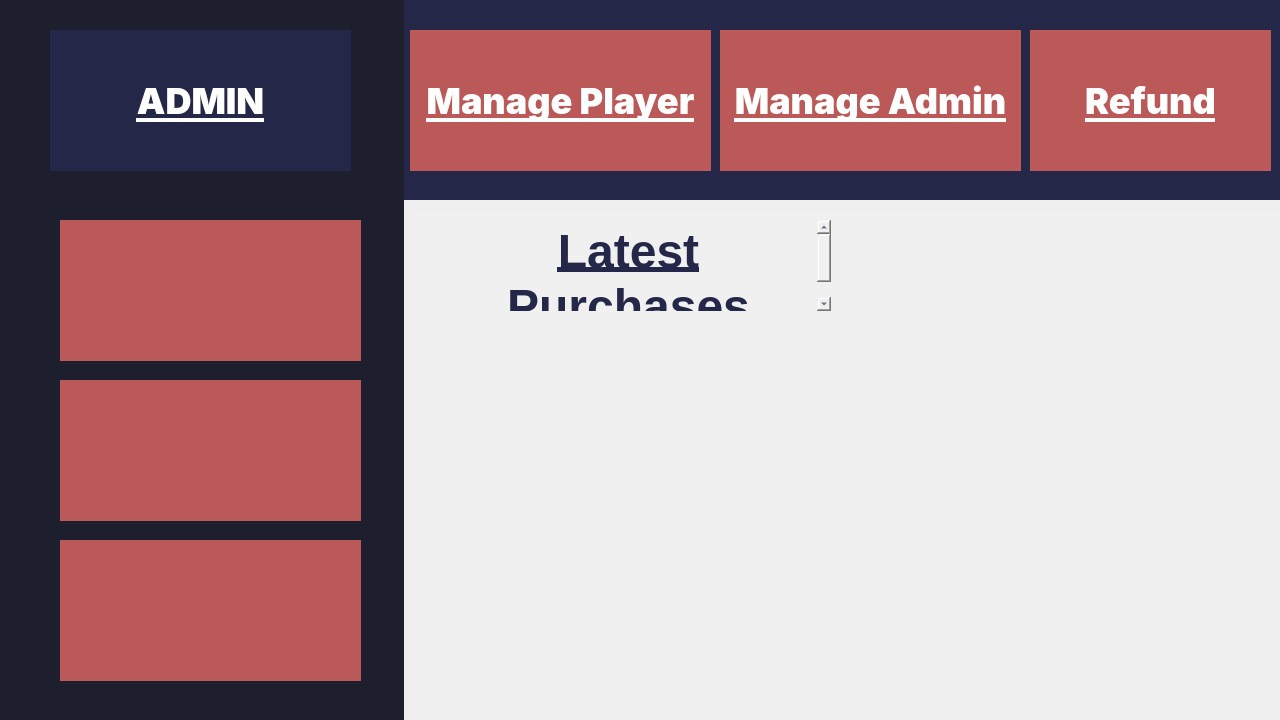
<?xml version="1.0" encoding="UTF-8"?>
<ui version="4.0">
 <class>admin</class>
 <widget class="QDialog" name="admin">
  <property name="geometry">
   <rect>
    <x>0</x>
    <y>0</y>
    <width>1280</width>
    <height>720</height>
   </rect>
  </property>
  <property name="windowTitle">
   <string>Dialog</string>
  </property>
  <widget class="QTextEdit" name="textEdit">
   <property name="geometry">
    <rect>
     <x>50</x>
     <y>30</y>
     <width>271</width>
     <height>121</height>
    </rect>
   </property>
   <property name="styleSheet">
    <string notr="true">
font-family: 'Inter';
font-style: normal;
font-weight: 900;
font-size: 68px;
line-height: 82px;
display: flex;
align-items: center;
text-align: center;
text-decoration-line: underline;
background: #1E1F2E;
color: #FFF;</string>
   </property>
   <property name="html">
    <string>&lt;!DOCTYPE HTML PUBLIC &quot;-//W3C//DTD HTML 4.0//EN&quot; &quot;http://www.w3.org/TR/REC-html40/strict.dtd&quot;&gt;
&lt;html&gt;&lt;head&gt;&lt;meta name=&quot;qrichtext&quot; content=&quot;1&quot; /&gt;&lt;meta charset=&quot;utf-8&quot; /&gt;&lt;style type=&quot;text/css&quot;&gt;
p, li { white-space: pre-wrap; }
hr { height: 1px; border-width: 0; }
li.unchecked::marker { content: &quot;\2610&quot;; }
li.checked::marker { content: &quot;\2612&quot;; }
&lt;/style&gt;&lt;/head&gt;&lt;body style=&quot; font-family:'Inter'; font-size:68px; font-weight:900; font-style:normal;&quot;&gt;
&lt;p style=&quot; margin-top:0px; margin-bottom:0px; margin-left:0px; margin-right:0px; -qt-block-indent:0; text-indent:0px;&quot;&gt;&lt;span style=&quot; font-size:68px; text-decoration: underline;&quot;&gt;ADMIN&lt;/span&gt;&lt;/p&gt;&lt;/body&gt;&lt;/html&gt;</string>
   </property>
  </widget>
  <widget class="QTextEdit" name="textEdit_5">
   <property name="geometry">
    <rect>
     <x>440</x>
     <y>220</y>
     <width>391</width>
     <height>91</height>
    </rect>
   </property>
   <property name="styleSheet">
    <string notr="true">font-family: 'Inter';
font-style: normal;
font-weight: 900;
font-size: 68px;
line-height: 82px;
color: #252748;
border: none;
background: #f0f0f0;</string>
   </property>
   <property name="html">
    <string>&lt;!DOCTYPE HTML PUBLIC &quot;-//W3C//DTD HTML 4.0//EN&quot; &quot;http://www.w3.org/TR/REC-html40/strict.dtd&quot;&gt;
&lt;html&gt;&lt;head&gt;&lt;meta name=&quot;qrichtext&quot; content=&quot;1&quot; /&gt;&lt;meta charset=&quot;utf-8&quot; /&gt;&lt;style type=&quot;text/css&quot;&gt;
p, li { white-space: pre-wrap; }
hr { height: 1px; border-width: 0; }
li.unchecked::marker { content: &quot;\2610&quot;; }
li.checked::marker { content: &quot;\2612&quot;; }
&lt;/style&gt;&lt;/head&gt;&lt;body style=&quot; font-family:'Inter'; font-size:68px; font-weight:900; font-style:normal;&quot;&gt;
&lt;p align=&quot;center&quot; style=&quot; margin-top:0px; margin-bottom:0px; margin-left:0px; margin-right:0px; -qt-block-indent:0; text-indent:0px;&quot;&gt;&lt;span style=&quot; font-family:'Segoe UI'; font-size:36pt; font-weight:700; text-decoration: underline;&quot;&gt;Latest Purchases&lt;/span&gt;&lt;/p&gt;&lt;/body&gt;&lt;/html&gt;</string>
   </property>
  </widget>
  <widget class="QPushButton" name="pushButton_2">
   <property name="geometry">
    <rect>
     <x>720</x>
     <y>30</y>
     <width>301</width>
     <height>141</height>
    </rect>
   </property>
   <property name="font">
    <font>
     <family>Inter</family>
     <pointsize>-1</pointsize>
     <bold>true</bold>
     <underline>true</underline>
    </font>
   </property>
   <property name="styleSheet">
    <string notr="true">
font-family: 'Inter';
font-weight: 900;
font-size: 36px;
line-height: 44px;

color: #FFFFFF;border:none;
background: #BB5858</string>
   </property>
   <property name="text">
    <string>Manage Admin</string>
   </property>
  </widget>
  <widget class="QLabel" name="label_2">
   <property name="geometry">
    <rect>
     <x>404</x>
     <y>0</y>
     <width>876</width>
     <height>200</height>
    </rect>
   </property>
   <property name="styleSheet">
    <string notr="true">position: absolute;
width: 876px;
height: 199px;
left: 404px;
top: 0px;

background: #252748;</string>
   </property>
   <property name="text">
    <string/>
   </property>
  </widget>
  <widget class="QPushButton" name="pushButton_4">
   <property name="geometry">
    <rect>
     <x>50</x>
     <y>30</y>
     <width>301</width>
     <height>141</height>
    </rect>
   </property>
   <property name="font">
    <font>
     <family>Inter</family>
     <pointsize>-1</pointsize>
     <bold>true</bold>
     <underline>true</underline>
    </font>
   </property>
   <property name="styleSheet">
    <string notr="true">
font-family: 'Inter';
font-weight: 900;
font-size: 36px;
line-height: 44px;
border:none;

color: #FFFFFF;
background: #252748;</string>
   </property>
   <property name="text">
    <string>ADMIN</string>
   </property>
  </widget>
  <widget class="QLabel" name="label">
   <property name="geometry">
    <rect>
     <x>0</x>
     <y>0</y>
     <width>404</width>
     <height>720</height>
    </rect>
   </property>
   <property name="styleSheet">
    <string notr="true">
position: absolute;
width: 404px;
height: 720px;
left: 0px;
top: 0px;

background: #1E1F2E;</string>
   </property>
   <property name="text">
    <string/>
   </property>
  </widget>
  <widget class="QLineEdit" name="lineEdit_3">
   <property name="geometry">
    <rect>
     <x>440</x>
     <y>590</y>
     <width>811</width>
     <height>91</height>
    </rect>
   </property>
   <property name="styleSheet">
    <string notr="true">font-family: 'Inter';
font-style: normal;
font-weight: 500;
font-size: 42px;
line-height: 82px;
color: #252748;
border:none;
background: #f0f0f0;</string>
   </property>
  </widget>
  <widget class="QLabel" name="label_3">
   <property name="geometry">
    <rect>
     <x>410</x>
     <y>210</y>
     <width>876</width>
     <height>520</height>
    </rect>
   </property>
   <property name="styleSheet">
    <string notr="true">background: #f0f0f0;</string>
   </property>
   <property name="text">
    <string/>
   </property>
  </widget>
  <widget class="QLineEdit" name="lineEdit_2">
   <property name="geometry">
    <rect>
     <x>440</x>
     <y>480</y>
     <width>811</width>
     <height>91</height>
    </rect>
   </property>
   <property name="styleSheet">
    <string notr="true">font-family: 'Inter';
font-style: normal;
font-weight: 500;
font-size: 42px;
line-height: 82px;
color: #252748;border:none;

background: #f0f0f0;</string>
   </property>
  </widget>
  <widget class="QPushButton" name="pushButton_3">
   <property name="geometry">
    <rect>
     <x>1310</x>
     <y>260</y>
     <width>241</width>
     <height>141</height>
    </rect>
   </property>
   <property name="font">
    <font>
     <family>Inter</family>
     <pointsize>-1</pointsize>
     <bold>true</bold>
     <underline>true</underline>
    </font>
   </property>
   <property name="styleSheet">
    <string notr="true">
font-family: 'Inter';
font-weight: 900;
font-size: 36px;
line-height: 44px;

color: #FFFFFF;
background: #252748;</string>
   </property>
   <property name="text">
    <string>Reports</string>
   </property>
  </widget>
  <widget class="QPushButton" name="pushButton">
   <property name="geometry">
    <rect>
     <x>410</x>
     <y>30</y>
     <width>301</width>
     <height>141</height>
    </rect>
   </property>
   <property name="font">
    <font>
     <family>Inter</family>
     <pointsize>-1</pointsize>
     <bold>true</bold>
     <underline>true</underline>
    </font>
   </property>
   <property name="styleSheet">
    <string notr="true">
font-family: 'Inter';
font-weight: 900;
font-size: 36px;
line-height: 44px;
border:none;

color: #FFFFFF;
background: #BB5858</string>
   </property>
   <property name="text">
    <string>Manage Player</string>
   </property>
  </widget>
  <widget class="QLineEdit" name="lineEdit">
   <property name="geometry">
    <rect>
     <x>440</x>
     <y>370</y>
     <width>811</width>
     <height>91</height>
    </rect>
   </property>
   <property name="styleSheet">
    <string notr="true">font-family: 'Inter';
font-style: normal;
font-weight: 500;
font-size: 42px;
line-height: 82px;
color: #252748;
border:none;
background: #f0f0f0;</string>
   </property>
  </widget>
  <widget class="QPushButton" name="pushButton_5">
   <property name="geometry">
    <rect>
     <x>1030</x>
     <y>30</y>
     <width>241</width>
     <height>141</height>
    </rect>
   </property>
   <property name="font">
    <font>
     <family>Inter</family>
     <pointsize>-1</pointsize>
     <bold>true</bold>
     <underline>true</underline>
    </font>
   </property>
   <property name="styleSheet">
    <string notr="true">
font-family: 'Inter';
font-weight: 900;
font-size: 36px;
line-height: 44px;
border:none;
color: #FFFFFF;
background: #BB5858</string>
   </property>
   <property name="text">
    <string>Refund</string>
   </property>
  </widget>
  <widget class="QLineEdit" name="lineEdit_4">
   <property name="geometry">
    <rect>
     <x>60</x>
     <y>220</y>
     <width>301</width>
     <height>141</height>
    </rect>
   </property>
   <property name="styleSheet">
    <string notr="true">
font-family: 'Inter';
font-weight: 200;
font-size: 25px;
line-height: 44px;
border:none;overflow-wrap: break-word;

color: #FFFFFF;
background: #BB5858</string>
   </property>
  </widget>
  <widget class="QLineEdit" name="lineEdit_5">
   <property name="geometry">
    <rect>
     <x>60</x>
     <y>380</y>
     <width>301</width>
     <height>141</height>
    </rect>
   </property>
   <property name="styleSheet">
    <string notr="true">
font-family: 'Inter';
font-weight: 200;
font-size: 25px;
line-height: 44px;
border:none;overflow-wrap: break-word;

color: #FFFFFF;
background: #BB5858</string>
   </property>
  </widget>
  <widget class="QLineEdit" name="lineEdit_6">
   <property name="geometry">
    <rect>
     <x>60</x>
     <y>540</y>
     <width>301</width>
     <height>141</height>
    </rect>
   </property>
   <property name="styleSheet">
    <string notr="true">
font-family: 'Inter';
font-weight: 200;
font-size: 25px;
line-height: 44px;
border:none;overflow-wrap: break-word;

color: #FFFFFF;
background: #BB5858</string>
   </property>
  </widget>
  <zorder>label_3</zorder>
  <zorder>label_2</zorder>
  <zorder>label</zorder>
  <zorder>textEdit</zorder>
  <zorder>textEdit_5</zorder>
  <zorder>pushButton_2</zorder>
  <zorder>pushButton_4</zorder>
  <zorder>lineEdit_3</zorder>
  <zorder>lineEdit_2</zorder>
  <zorder>pushButton_3</zorder>
  <zorder>pushButton</zorder>
  <zorder>lineEdit</zorder>
  <zorder>pushButton_5</zorder>
  <zorder>lineEdit_4</zorder>
  <zorder>lineEdit_5</zorder>
  <zorder>lineEdit_6</zorder>
 </widget>
 <resources/>
 <connections/>
</ui>
